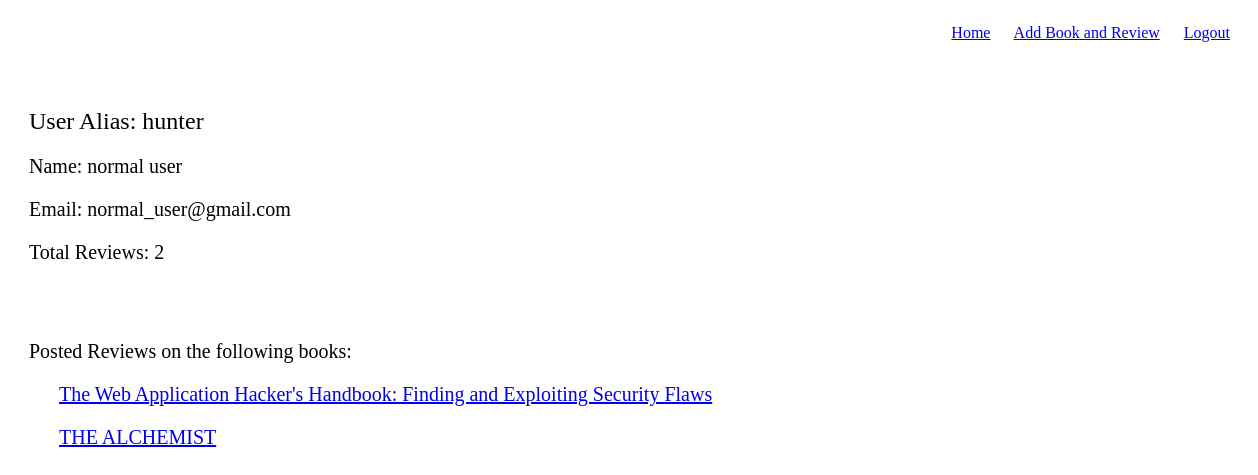
Page /users/3 (signed in) on the committed database.
### main_app/models.py (models this page shows)
class User(models.Model):
	name = models.CharField(max_length=255)
	alias = models.CharField(max_length=255)
	email = models.EmailField()
	password = models.CharField(max_length=255)
	created_at = models.DateTimeField(auto_now_add=True)
	admin = models.BooleanField(default=False) #False is normal_user
	objects = UserManager()

class Book(models.Model):
	title = models.CharField(max_length=255)
	author = models.CharField(max_length=255)
	poster = models.ForeignKey(User, related_name="uploaded_books")
	book_image = models.ImageField(upload_to='book_images/', default='book_images/no-img.jpg')
	rating = models.FloatField(default=0)
	created_at = models.DateTimeField(auto_now_add=True)

### main_app/views.py (the view)
# urls.py: url(r'^users/(?P<user_id>[1-9][0-9]*)$', views.show_user), #Get method
def show_user(request, user_id):
	if request.session.get('user_id',None) is None:
		messages.error('You should login if want to show informations')
		return redirect('/')
	else:
		user = User.objects.get(id=user_id)
		reviewed_books = user.reviews_left.all().values('book').distinct()
		books = [ Book.objects.get(id=item['book']) for item in reviewed_books ]
		total_reviews = len(books)
		return render(request, 'main_app/user.html',{'user':user,
		                                             'total_reviews': total_reviews,
		                                              'books':books})

### main_app/templates/main_app/user.html (shortened to what this page needs)
<!DOCTYPE html>
<html lang="en">
<head>
    {% load static %}
    <link rel="stylesheet" href="{% static 'main_app/css/style.css' %}">
    <link rel="stylesheet" href="{% static 'main_app/css/header.css' %}">
</head>
<body>
    <header>
        <p class="header_right">
            <a href="/">Home</a>
            <a href="/books/add">Add Book and Review</a>
            <a href="/logout">Logout</a>
        </p>
    </header>
    <main class="user_content">
        {% if request.session.user_id %}
            <h2 style="font-weight: none">User Alias: {{user.alias}}</h2>
            <p>Name: {{user.name}}</p>
            <p>Email: {{user.email}}</p>
            <p>Total Reviews: {{ total_reviews }}</p>
            <br><br>
        <p>Posted Reviews on the following books: </p>
        <div>
            {% for book in books %}
            <p>
                <a href="/books/{{book.id}}">{{book.title}}</a>
            </p>
            {% endfor %}
        </div>
        {% else %}
            <p>PLease login to access your information</p>
        {% endif %}
    </main>
</body>
</html>

### main_app/static/main_app/css/style.css (style rules this page uses)
main { margin: 0 auto; width: 1200px; padding: 20px; }
.user_content h2 { font-weight: normal; }
.user_content p { font-size: 20px; }
.user_content div { padding-left: 30px; }

### main_app/static/main_app/css/header.css (style rules this page uses)
header { height: 60px; }
.header_right { float: right; }
.header_right a { margin-right: 20px; }

### rows in the picture
User: alias "hunter", name "normal user", email "normal_user@gmail.com"
Book: title "The Web Application Hacker's Handbook: Finding and Exploiting Security Flaws"
Book: title "THE ALCHEMIST"

### other values in the picture
{{ total_reviews }} "2"
